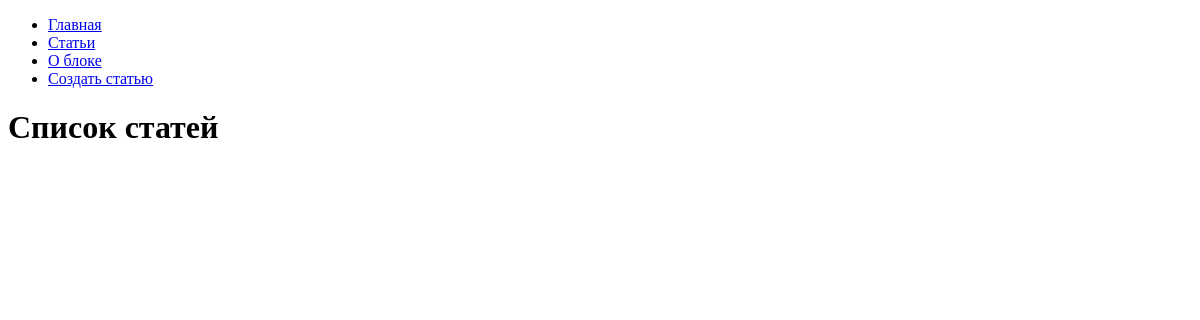
/articles/, run on an earlier commit of the app's database.
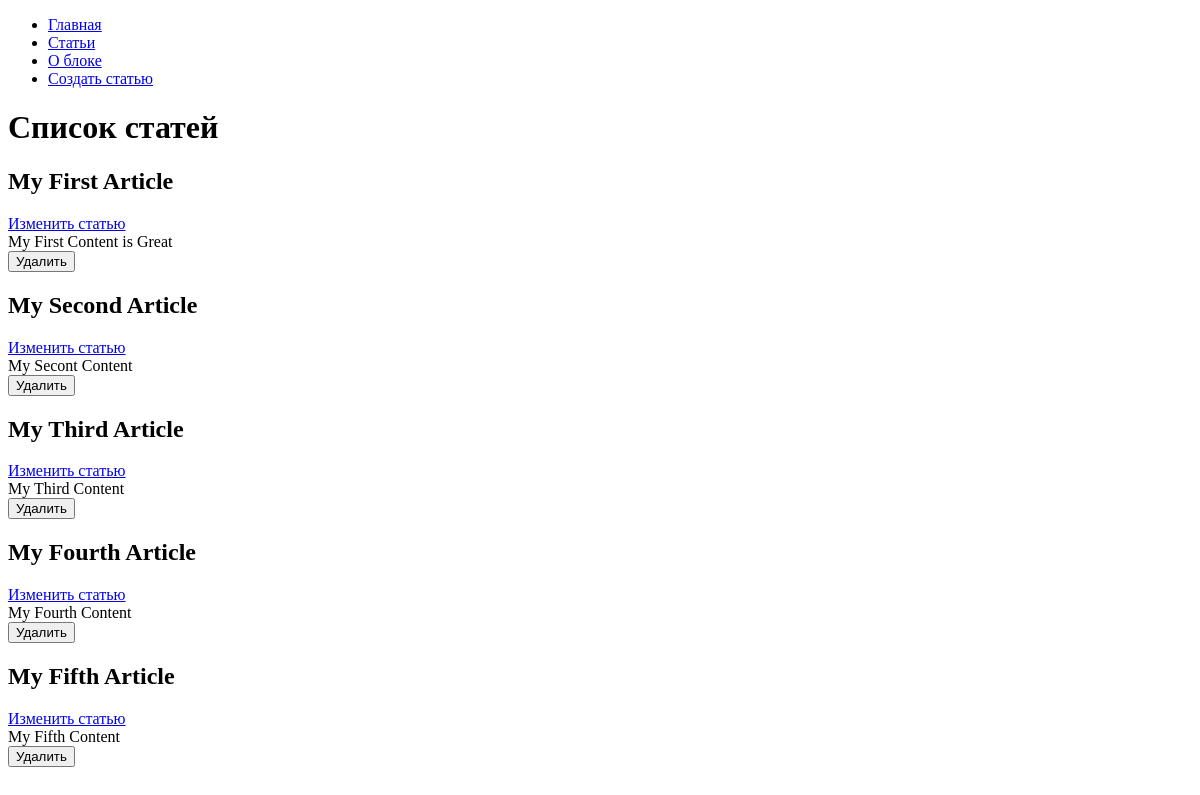
And on a later commit of the database.
### hexlet_django_blog/article/models.py (models this page shows, shortened)
class Article(models.Model):
    name = models.CharField(max_length=200)
    body = models.TextField()
    created_at = models.DateTimeField(auto_now_add=True)
    update_at = models.DateTimeField(auto_now=True)

### hexlet_django_blog/article/views.py (the view)
# urls.py: path('', views.IndexView.as_view(), name='articles'),
class IndexView(View):
    def get(self, request, *args, **kwargs):
        articles = Article.objects.all()
        return render(request, 'articles/index.html', context={
            'articles': articles,
        })

### hexlet_django_blog/templates/articles/index.html (shortened to what this page needs)
{% extends "base.html" %}
{% block content %}
<h1>Список статей</h1>
{% for article in articles %}
<h2>{{ article.name }}</h2><a href="{% url 'article_update' article.id %}">Изменить статью</a>
<div>{{ article.body|slice:"200" }}</div>
<form action="{% url 'article_delete' article.id %}" method="post">
    <input type="submit" value="Удалить">
</form>
{% endfor %}
{% endblock %}

What changed in the data, as far as the page shows it:
now on this page (row edited): Article: name "My First Article", body "My First Content is Great"
now on this page (row edited): Article: name "My Second Article", body "My Secont Content"
now on this page (row edited): Article: name "My Third Article", body "My Third Content"
now on this page (row edited): Article: name "My Fourth Article", body "My Fourth Content"
now on this page (row edited): Article: name "My Fifth Article", body "My Fifth Content"
